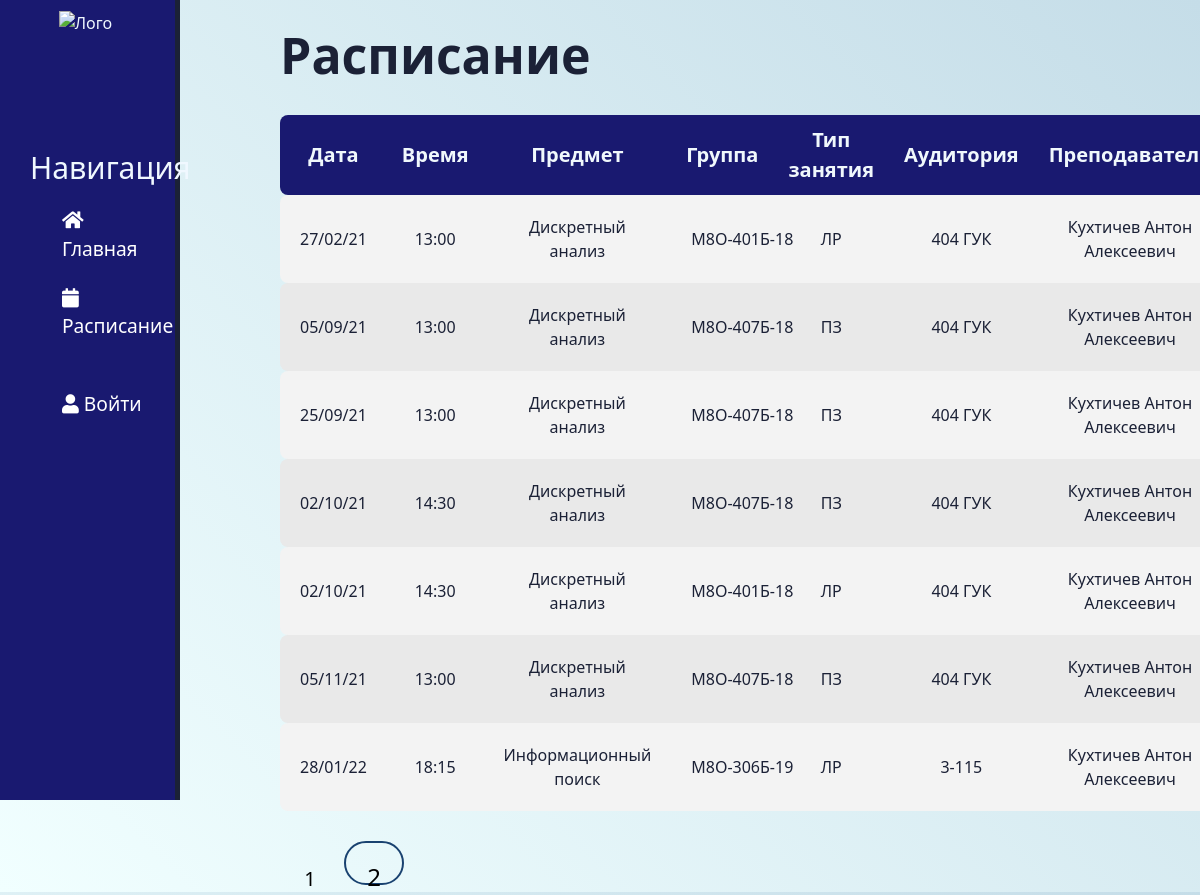
/cabinet/timetable/, run on the app's committed database.
### cabinet/models.py (models this page shows, shortened)
class Timetable(models.Model):
    time = models.DateTimeField(verbose_name='дата и время')
    classroom = models.CharField(max_length=10, help_text='Введите номер аудитории', verbose_name='Аудитория', blank=True)
    url = models.URLField(max_length=300, verbose_name='Ссылка', blank=True)
    lesson = models.ForeignKey(Class, on_delete=models.CASCADE, unique=False, verbose_name='Занятие')
    name = models.TextField(max_length=300, null=True, blank=True, default='Без темы', verbose_name='Тема занятия')
    slug = models.SlugField(max_length=255, unique=True, db_index=True, verbose_name="URL")

class Class(models.Model):
    groups = models.ManyToManyField(Group)
    teacher = models.ForeignKey('Teacher', on_delete=models.SET_NULL, null=True, blank=True)
    lesson = models.ForeignKey('Lesson', on_delete=models.CASCADE)
    type = models.CharField(max_length=3, help_text='Введите тип занятия')
    slug = models.SlugField(max_length=255, unique=True, db_index=True, verbose_name="URL")
    def get_groups(self):
        return "\n".join([f"{g.number} " for g in self.groups.all()])

class Lesson(models.Model):
    name = models.CharField(max_length=200, help_text="Введите наименование предмета")
    slug = models.SlugField(max_length=255, unique=True, db_index=True, verbose_name="URL")
    def __str__(self):
        return self.name

class Group(models.Model):
    number = models.CharField(max_length=50, help_text="Введите номер группы")

class Teacher(models.Model):
    user = models.OneToOneField(User, on_delete=models.CASCADE, null=True)
    name = models.CharField(max_length=50, help_text="Введите ФИО", null=False)
    email = models.CharField(max_length=200, null=True)

### cabinet/views.py (the view)
# urls.py: path('timetable/', TimetableList.as_view(), name='timetable'),
class TimetableList(DataMixin, ListView):
    model = Timetable
    template_name = 'cabinet/timetable.html'
    paginate_by = 7
    def get_context_data(self, *, object_list=None, **kwargs):
        context = super().get_context_data(**kwargs)
        c_def = self.get_user_context(title='Расписание')
        return dict(list(context.items()) + list(c_def.items()))
    def get_queryset(self):
        if self.request.user.is_authenticated:
            return Timetable.objects.filter(lesson__teacher__user=self.request.user).order_by('time')
        else:
            return Timetable.objects.all().order_by('time')

### cabinet/utils.py (called while the page is built)
    def get_user_context(self, **kwargs):
        context = kwargs
        user_menu = menu.copy()
        if not self.request.user.is_authenticated:
            user_menu.pop(-1)
            user_menu.pop(-1)
        context['menu'] = user_menu
        return context

### cabinet/templates/cabinet/timetable.html (shortened to what this page needs)
{% extends 'cabinet/base.html' %}
{% block content %}
<div class="features">
    <h1>{{ title }}</h1>
    <table>
        <thead>
            <tr>
                <th>Дата</th>
                <th>Время</th>
                <th>Предмет</th>
                <th>Группа</th>
                <th>Тип занятия</th>
                <th>Аудитория</th>
                {% if not request.user.is_authenticated %}
                <th>Преподаватель</th>
                {% endif %}
            </tr>
        </thead>
        <tbody>
            {% for timetable in timetable_list %}
                <tr>
                    <td>{{ timetable.time|date:"d/m/y"}}</td>
                    <td>{{ timetable.time|date:"H:i"}}</td>
                    <td style="max-width: 200px;">{{ timetable.lesson.lesson}}</td>
                    <td style="max-width: 100px;"> {{ timetable.lesson.get_groups }} </td>
                    <td style="width: 50px;">{{ timetable.lesson.type}}</td>
                    {% if timetable.classroom %}
                    <td>{{ timetable.classroom}}</td>
                    {% else %}
                    <td><a href="{{ timetable.url }}">Дист. занятие</a></td>
                    {% endif %}
                    {% if not request.user.is_authenticated %}
                        <td>{{ timetable.lesson.teacher.name}}</td>
                    {% endif %}
                </tr>
            {% endfor %}
        </tbody>
    </table>
    {% if page_obj.has_other_pages %}
    <dev class="list-pages">
        <ul>
            {% for p in paginator.page_range %}
            {% if page_obj.number == p %}
            <li class="page-num page-num-selected">{{ p }}</li>
            {%elif p >= page_obj.number|add:-2 and p <= page_obj.number|add:2 %}
            <li class="page-num">
                <a href="?page={{ p }}">{{ p }}</a>
            </li>
            {% endif %}
            {% endfor %}
        </ul>
    </dev>
    {% endif %}
</div>
{% endblock %}

### cabinet/templates/cabinet/base.html (shortened to what this page needs)
<!DOCTYPE html>
<html lang="ru">
<head>
    <link rel="stylesheet" href="https://cdn.jsdelivr.net/npm/bootstrap@5.1.3/dist/css/bootstrap.min.css"/>
    <link rel="stylesheet" href="{% static 'cabinet/css/styles.css' %}" rel="stylesheet"/>
    <link rel="stylesheet" href="https://use.fontawesome.com/releases/v5.8.2/css/all.css"/>
</head>
<body>
    <aside>
        <img src="{% static 'cabinet/images/logo4.png' %}" alt="Лого"/>
        <h3>Навигация</h3>
        <ul>
            {% for m in menu %}
                <a href="{% url m.url_name %}"><li><i class="{{ m.icon }}"> </i> {{ m.title }}</li></a>
            {% endfor %}
            <br />
            {% if request.user.is_authenticated %}
            <a href="{% url 'logout' %}"><li><i class="fas fa-user"></i> Выйти</li></a>
            {% else %}
            <a href="{% url 'login' %}"><li><i class="fas fa-user"></i> Войти</li></a>
            {% endif %}
        </ul>
    </aside>
    <main>
        {% block content %}
        {% endblock %}
    </main>
</body>
</html>

### cabinet/static/cabinet/css/styles.css (style rules this page uses)
body { background: linear-gradient(45deg, #f1ffff, #C5DDE8); }
aside { float: left; background-color: midnightblue; width: 15%; padding: 2.5%; height: 100vh; color: aliceblue; border-right: 5px solid #1b2136; }
aside img { margin-left: 25%; margin-top: -0.5cm; width: 100px; float: left; }
aside h3 { margin-top: 120px; font-size: 30px; }
aside ul { list-style: none; font-size: larger; }
aside ul li { color: #fff; display: block; margin-top: 20px; transition: all .3s ease; }
main .features { float: left; color: #1b2136; margin-top: 25px; margin-left: 100px; text-align: left; width: 75%; }
main .features h1 { font-size: 50px; font-weight: bold; }
main .features table { width: 100%; border: none; margin-top: 30px; margin-bottom: 20px; vertical-align: middle; }
main .features table thead th { font-weight: bold; text-align: center; color:#f0f8fc; border: none; padding: 10px 15px; background: midnightblue; font-size: 20px; }
main .features table thead tr th:first-child { border-radius: 8px 0 0 8px; }
main .features table thead tr th:last-child { border-radius: 0 8px 8px 0; }
main .features table tbody td { text-align: center; border: none; padding: 20px 20px; font-size: 16px; vertical-align: middle; }
main .features table tbody tr:nth-child(odd) { background: #f3f3f3; }
main .features table tbody tr:nth-child(even) { background: #e9e9e9; }
main .features table tbody tr td:first-child { border-radius: 8px 0 0 8px; }
main .features table tbody tr td:last-child { border-radius: 0 8px 8px 0; }
main .features a { text-decoration: none; }
aside a { text-decoration: none; }
main .list-pages { text-align: center; display: inline-block; padding: 0; margin-bottom: 0; margin-right: 2cm; }
main .list-pages ul { margin: 10px 0 0 0; padding: 0; list-style: none; }
main .list-pages ul li { display: inline-block; }
main .list-pages a { color: #000; font-size: 24px; text-decoration: none; }
main .list-pages .page-num, .page-num-selected { display: inline-block; width: 60px; height: 44px; padding: 16px 0 0 0; border: 2px solid rgb(25, 66, 112); border-radius: 30px; }
main .list-pages .page-num-selected { border: none; color: #000; font-size: 20px; }

### data on the page
Timetable: time "27/02/21", time "13:00", lesson.lesson "Дискретный анализ", lesson.get_groups "М8О-401Б-18", lesson.type "ЛР", classroom "404 ГУК", lesson.teacher.name "Кухтичев Антон Алексеевич"
Timetable: time "05/09/21", time "13:00", lesson.lesson "Дискретный анализ", lesson.get_groups "М8О-407Б-18", lesson.type "ПЗ", classroom "404 ГУК", lesson.teacher.name "Кухтичев Антон Алексеевич"
Timetable: time "25/09/21", time "13:00", lesson.lesson "Дискретный анализ", lesson.get_groups "М8О-407Б-18", lesson.type "ПЗ", classroom "404 ГУК", lesson.teacher.name "Кухтичев Антон Алексеевич"
Timetable: time "02/10/21", time "14:30", lesson.lesson "Дискретный анализ", lesson.get_groups "М8О-407Б-18", lesson.type "ПЗ", classroom "404 ГУК", lesson.teacher.name "Кухтичев Антон Алексеевич"
Timetable: time "02/10/21", time "14:30", lesson.lesson "Дискретный анализ", lesson.get_groups "М8О-401Б-18", lesson.type "ЛР", classroom "404 ГУК", lesson.teacher.name "Кухтичев Антон Алексеевич"
Timetable: time "05/11/21", time "13:00", lesson.lesson "Дискретный анализ", lesson.get_groups "М8О-407Б-18", lesson.type "ПЗ", classroom "404 ГУК", lesson.teacher.name "Кухтичев Антон Алексеевич"
Timetable: time "28/01/22", time "18:15", lesson.lesson "Информационный поиск", lesson.get_groups "М8О-306Б-19", lesson.type "ЛР", classroom "3-115", lesson.teacher.name "Кухтичев Антон Алексеевич"

### other printed values
{{ m.title }} "Главная" "Расписание"
{{ title }} "Расписание"
{{ p }} "1"
{{ p }} "2"
